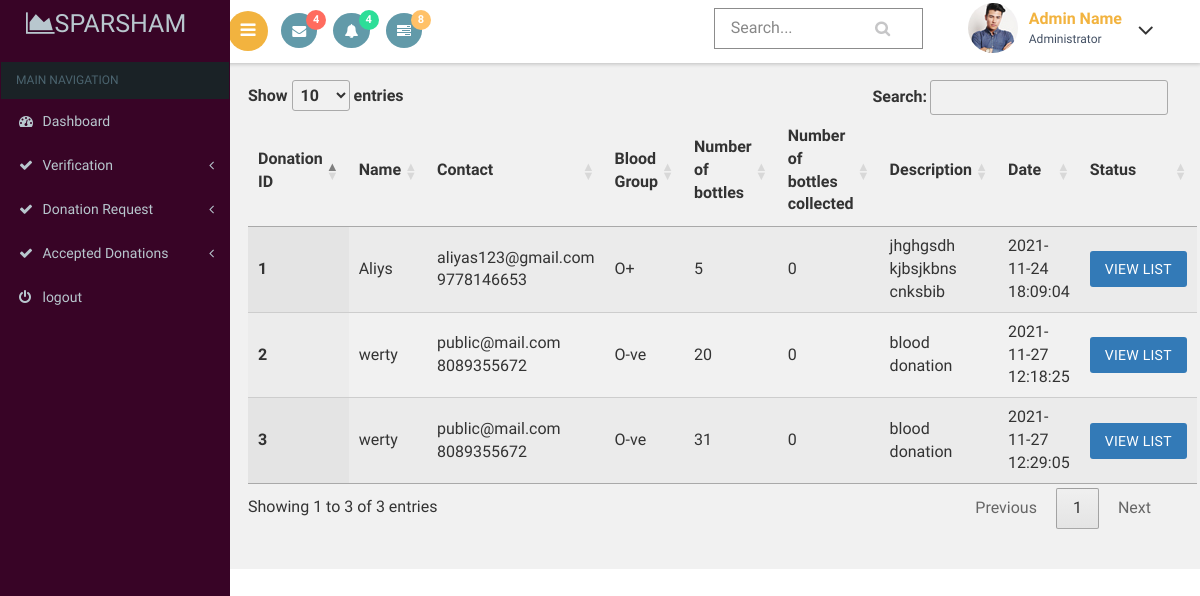
/secratary/blooddonationlist.php, run on an earlier commit of the app's database.
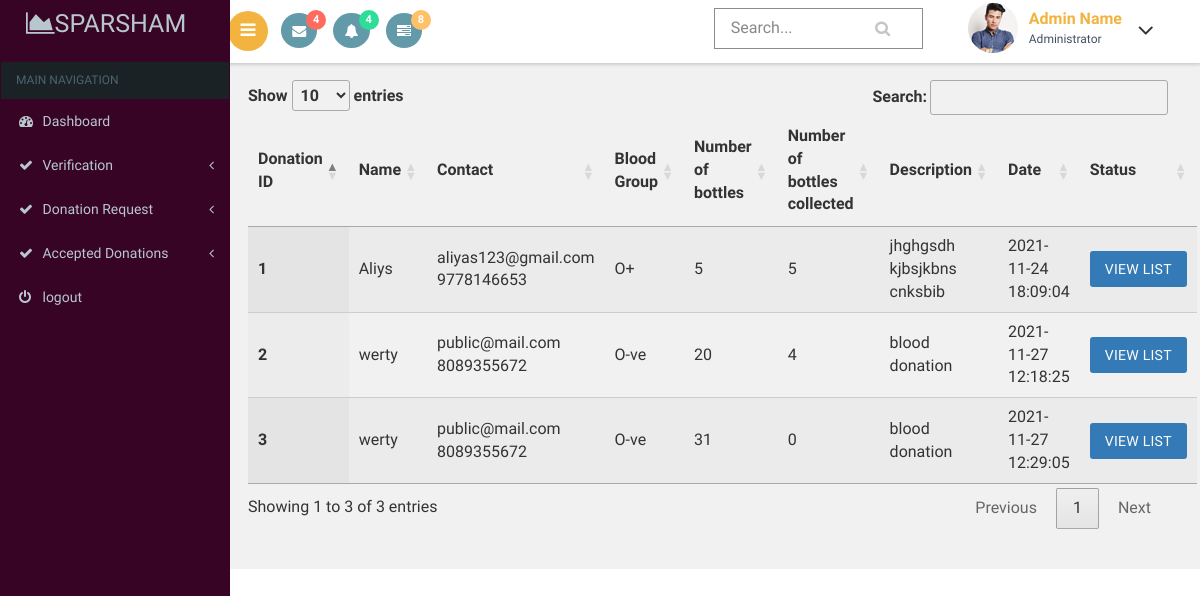
And on a later commit of the database.
### tables this page shows
CREATE TABLE `blood_donation` (
  `blood_donation_id` int(11) NOT NULL,
  `email` varchar(30) NOT NULL,
  `no_of_bottle` int(11) NOT NULL,
  `no_of_donation` int(11) NOT NULL,
  `blood_group` varchar(5) NOT NULL,
  `description` varchar(50) NOT NULL,
  `blood_donation_status` int(3) NOT NULL DEFAULT 0,
  `donation_date` timestamp NOT NULL DEFAULT current_timestamp()
);

CREATE TABLE `registration` (
  `name` varchar(80) NOT NULL,
  `email` varchar(80) NOT NULL,
  `phone` bigint(11) NOT NULL,
  `gender` varchar(10) NOT NULL,
  `date_of_birth` varchar(20) NOT NULL,
  `house` varchar(80) NOT NULL,
  `place` varchar(80) NOT NULL,
  `country` int(11) NOT NULL,
  `state` int(11) NOT NULL,
  `district` int(11) NOT NULL,
  `pincode` int(6) NOT NULL,
  `profile_pic` varchar(100) NOT NULL DEFAULT '../images/avathar.jpg'
);

### secratary/blooddonationlist.php (the view, shortened to what this page needs)
<?php
include("dbconn.php");
?>
<!DOCTYPE html>
<html>
<head>
    <link href="css/bootstrap.css" rel='stylesheet' type='text/css' />
<link href="css/style.css" rel='stylesheet' type='text/css' />
<link href="css/font-awesome.css" rel="stylesheet">
<link href='css/SidebarNav.min.css' media='all' rel='stylesheet' type='text/css'/>
<link href="css/custom.css" rel="stylesheet">
    <link rel="stylesheet" type="text/css" href="https://cdn.datatables.net/1.10.21/css/jquery.dataTables.css">
</head>
<body class="cbp-spmenu-push">
    <div class="main-content">
    <div class="cbp-spmenu cbp-spmenu-vertical cbp-spmenu-left" id="cbp-spmenu-s1">
        <aside class="sidebar-left">
      <nav class="navbar navbar-inverse">
          <div class="navbar-header">
            <h1><a class="navbar-brand" href="index.html"><span class="fa fa-area-chart"></span>Sparsham<span class="dashboard_text"></span></a></h1>
          </div>
          <?php
          include("menu.php");
          ?>
      </nav>
    </aside>
    </div>
        <?php
        include("header.php");
        ?>
        <div id="page-wrapper">
    <table id="table_id" class="display">
    <thead>
        <tr>
           <th>Donation ID</th>
           <th>Name</th>
           <th>Contact</th>
      <th>Blood Group</th>
      <th>Number of bottles</th>
      <th>Number of bottles collected</th>
      <th>Description</th>
      <th>Date</th>
      <th>Status</th>
        </tr>
    </thead>
    <tbody>
         <?php
            $sql="select * from blood_donation a,registration b where a.email=b.email order by a.donation_date desc";
            $res=mysqli_query($conn,$sql);
            if(mysqli_num_rows($res)>0){
                while($r=mysqli_fetch_assoc($res)){
            ?>
           <tr>
      <th scope="row"><?php echo $r['blood_donation_id']?></th>
      <td><?php echo $r['name']?></td>
      <td><?php echo $r['email']?><br>
        <?php echo $r['phone']?><br>
      </td>
      <td><?php echo $r['blood_group']?></td>
      <td><?php echo $r['no_of_bottle']?></td>
      <td><?php echo $r['no_of_donation']?></td>
        <td><?php echo $r['description']?></td>
        <td><?php echo $r['donation_date']?></td>
        <td><a href="blooddonationlistview.php?id=<?php echo $r['blood_donation_id']?>">
    <button class="btn btn-primary">View List</button></a>
</td>
    </tr>
            <?php
        }
    }
            ?>
    </tbody>
</table>
</div></div>
</body>
</html>

What changed in the data, as far as the page shows it:
changed blood_donation id 2: no_of_donation "0" → "4"
changed blood_donation "jhghgsdh kjbsjkbns cnksbib": no_of_donation "0" → "5"
